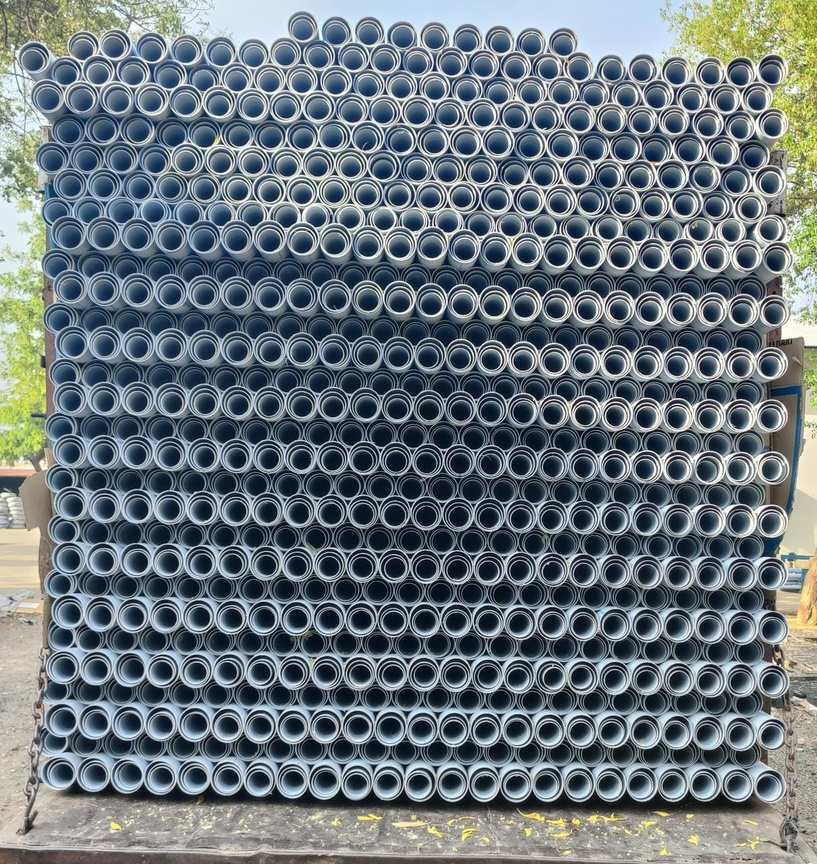
#> input picture Pipes.jpg, 817 x 864 px, shrunk from 1211 x 1280 before the run
$ python -i utils.py   (imports and definitions only)
#> lines starting #> are read from the running program, lines starting #| are printed output that depends on the picture
import cv2
import numpy as np

def pipe_detection_algo(gray_img):
    output = cv2.cvtColor(gray_img, cv2.COLOR_GRAY2BGR)  # Convert to BGR for drawing colored circles
    imgBlur = cv2.GaussianBlur(gray_img, (7, 7), 1)

    # Apply Hough Circle detection
    circles = cv2.HoughCircles(imgBlur, cv2.HOUGH_GRADIENT, dp=1, minDist=22,
                               param1=50, param2=30, minRadius=11, maxRadius=25)

    count = 0
    if circles is not None:
        circles = np.round(circles[0, :]).astype("int")
        for (x, y, r) in circles:
            cv2.circle(output, (x, y), 2, (0, 128, 255), 20)  # Draw colored circles
            count += 1
    return output, count

>>> import cv2
>>> picture = cv2.imread('../Pipes.jpg', cv2.IMREAD_GRAYSCALE)
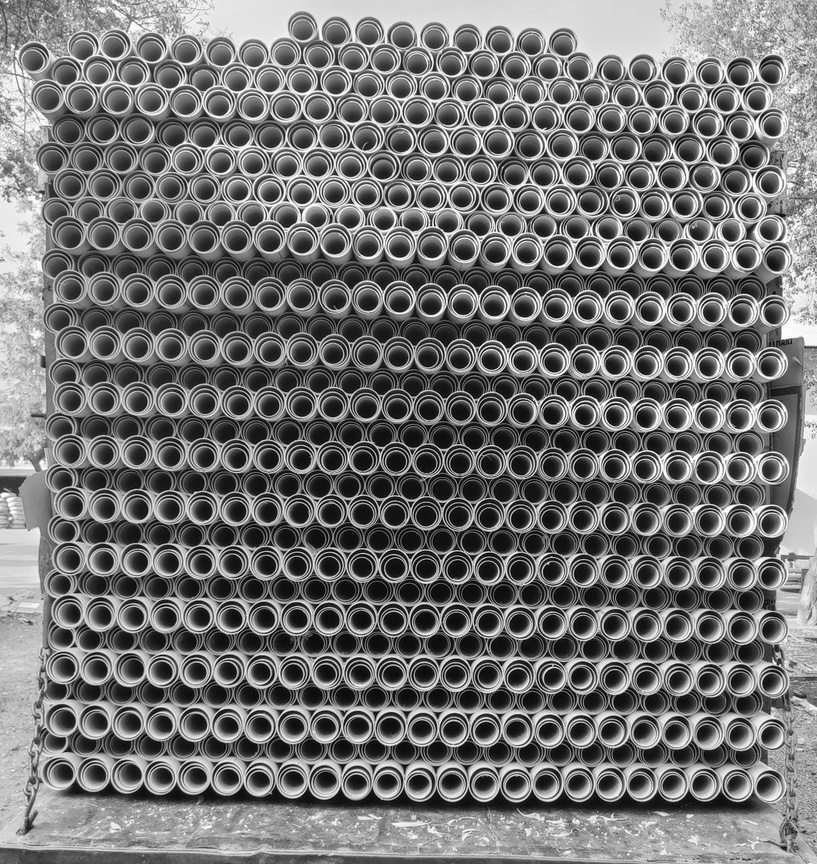
#> picture: shape (864, 817); min 0, max 255, mean 115.3
>>> result = pipe_detection_algo(picture)
#> in pipe_detection_algo, `circles = cv2.HoughCircles(imgBlur, cv2.HOUGH_GRADIENT, dp=1, minDist=..`: circles = 481 rows, first 8: [137.5, 132.5, 24.4], [262.5, 618.5, 16.6], [364.5, 457.5, 17.7], [236.5, 235.5, 17.7], [237.5, 192.5, 24.4], [269.5, 138.5, 22.2], [137.5, 289.5, 17.7], [203.5, 291.5, 17.7]
#> in pipe_detection_algo, `circles = np.round(circles[0, :]).astype("int")`: circles = 481 rows, first 8: [138, 132, 24], [262, 618, 17], [364, 458, 18], [236, 236, 18], [238, 192, 24], [270, 138, 22], [138, 290, 18], [204, 292, 18]
#> the loop in pipe_detection_algo, `for (x, y, r) in circles:` made 481 passes
#> after the loop in pipe_detection_algo, `for (x, y, r) in circles:`:
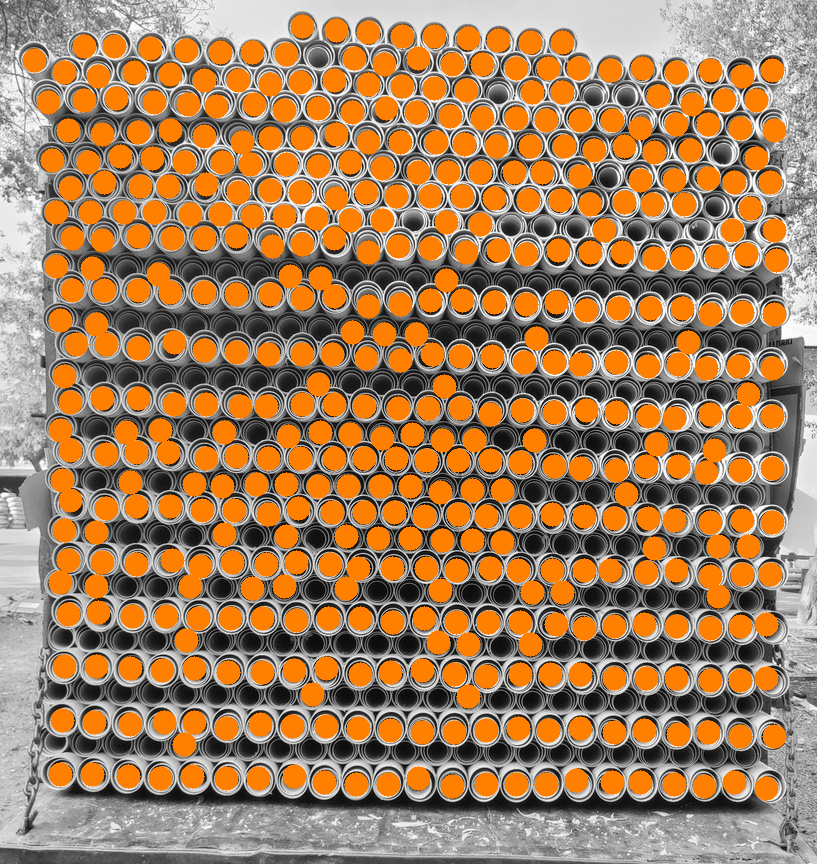
#> output: shape (864, 817, 3); mean B, G, R 89.9, 128.4, 166.5
#> after the loop in pipe_detection_algo, `for (x, y, r) in circles:`: count = 481
